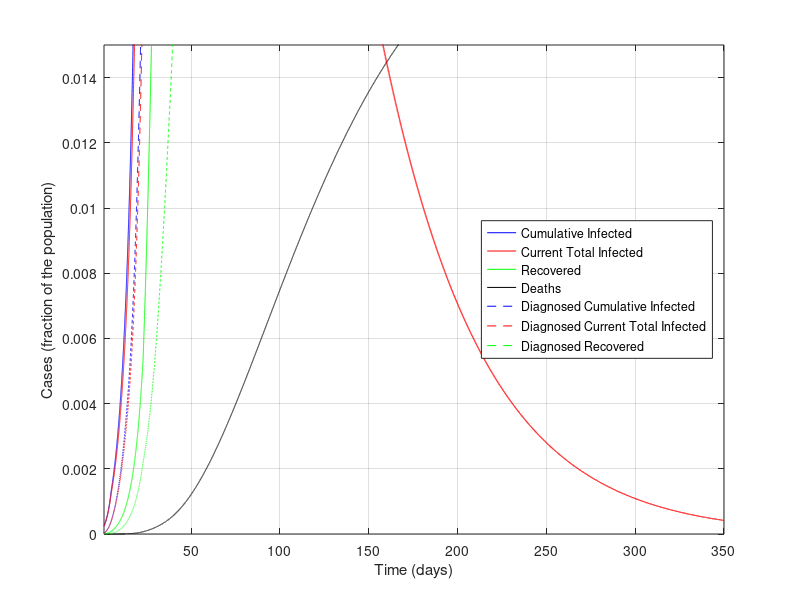
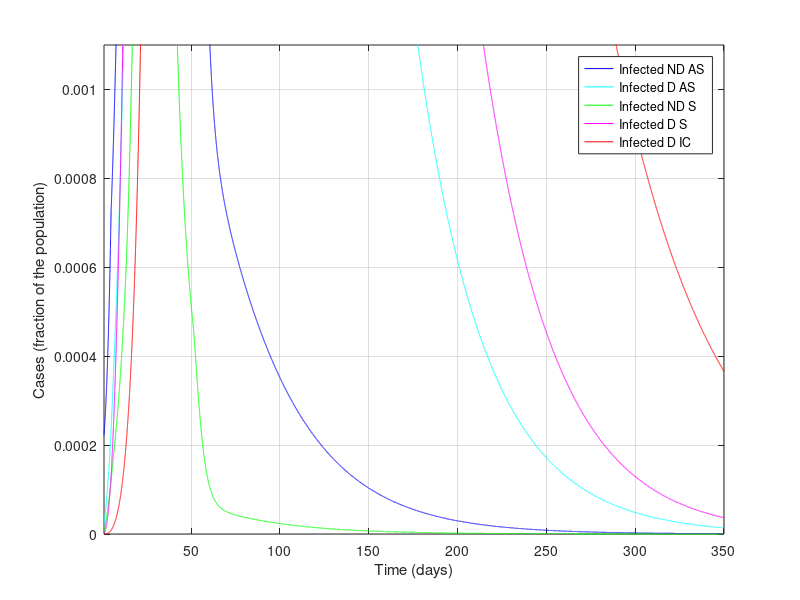

Write MATLAB code to recreate these figures, in order.
%%%%%%%%%%%%%%%%%%%%%%%%%%%%%%%%%%%%%%%%
%%%%%%%%%%%%%%%%%%%%%%%%%%%%%%%%%%%%%%%%
% MATLAB Code for epidemic simulations with the SIDARTHE model in the work
%
% Modelling the COVID-19 epidemic and implementation of population-wide interventions in Italy
% by Giulia Giordano, Franco Blanchini, Raffaele Bruno, Patrizio Colaneri, Alessandro Di Filippo, Angela Di Matteo, Marta Colaneri
%
% Giulia Giordano, April 5, 2020
% Contact: giulia.giordano@unitn.it
%%%%%%%%%%%%%%%%%%%%%%%%%%%%%%%%%%%%%%%%
%%%%%%%%%%%%%%%%%%%%%%%%%%%%%%%%%%%%%%%%

clear all
close all
clc

%%%%%%%%%%%%%%%%%%%%%%%%%%%%%%%%%%%%%%%%
% DATA
%%%%%%%%%%%%%%%%%%%%%%%%%%%%%%%%%%%%%%%%

% Pernambuco population
popolazione=9e5;

%%%%%%%%%%%%%%%%%%%%%%%%%%%%%%%%%%%%%%%%
% PARAMETERS
%%%%%%%%%%%%%%%%%%%%%%%%%%%%%%%%%%%%%%%%

% Simulation horizon: CAN BE MODIFIED AT ONE'S WILL
Orizzonte = 350;

% Plot yes/no: SET TO 1 IF PDF FIGURES MUST BE GENERATED, 0 OTHERWISE
plotPDF = 0;

% Time-step for Euler discretisation of the continuous-time system
step=0.01;

% Transmission rate due to contacts with UNDETECTED asymptomatic infected
alfa=0.57;
% Transmission rate due to contacts with DETECTED asymptomatic infected
beta=0.0114;
% Transmission rate due to contacts with UNDETECTED symptomatic infected
gamma=0.456;
% Transmission rate due to contacts with DETECTED symptomatic infected
delta=0.0114;

% Detection rate for ASYMPTOMATIC
epsilon=0.171;
% Detection rate for SYMPTOMATIC
theta=0.3705;

% Worsening rate: UNDETECTED asymptomatic infected becomes symptomatic
zeta=0.1254;
% Worsening rate: DETECTED asymptomatic infected becomes symptomatic
eta=0.1254;

% Worsening rate: UNDETECTED symptomatic infected develop life-threatening
% symptoms
mu=0.0171;
% Worsening rate: DETECTED symptomatic infected develop life-threatening
% symptoms
nu=0.0274;

% Mortality rate for infected with life-threatening symptoms
tau=0.01;

% Recovery rate for undetected asymptomatic infected
lambda=0.0342;
% Recovery rate for detected asymptomatic infected
rho=0.0342;
% Recovery rate for undetected symptomatic infected
kappa=0.0171;
% Recovery rate for detected symptomatic infected
xi=0.0171;
% Recovery rate for life-threatened symptomatic infected
sigma=0.0171;

% Rate of loss of immunity
ki=0;

%%%%%%%%%%%%%%%%%%%%%%%%%%%%%%%%%%%%%%%%
% DEFINITIONS
%%%%%%%%%%%%%%%%%%%%%%%%%%%%%%%%%%%%%%%%

% Parameters
r1=epsilon+zeta+lambda;
r2=eta+rho;
r3=theta+mu+kappa;
r4=nu+xi;
r5=sigma+tau;

% Initial R0
R0_iniziale=alfa/r1+beta*epsilon/(r1*r2)+gamma*zeta/(r1*r3)+delta*eta*epsilon/(r1*r2*r4)+delta*zeta*theta/(r1*r3*r4)

% Time horizon
t=1:step:Orizzonte;

% Vectors for time evolution of variables
S=zeros(1,length(t));
I=zeros(1,length(t));
D=zeros(1,length(t));
A=zeros(1,length(t));
R=zeros(1,length(t));
T=zeros(1,length(t));
H=zeros(1,length(t));
H_diagnosticati=zeros(1,length(t)); % DIAGNOSED recovered only!
E=zeros(1,length(t));

% Vectors for time evolution of actual/perceived Case Fatality Rate
M=zeros(1,length(t));
P=zeros(1,length(t));

%%%%%%%%%%%%%%%%%%%%%%%%%%%%%%%%%%%%%%%%
% INITIAL CONDITIONS
%%%%%%%%%%%%%%%%%%%%%%%%%%%%%%%%%%%%%%%%

I(1)=200/popolazione;
D(1)=20/popolazione;
A(1)=1/popolazione;
R(1)=2/popolazione;
T(1)=0.00;
H(1)=0.00;
E(1)=0.00;
S(1)=1-I(1)-D(1)-A(1)-R(1)-T(1)-H(1)-E(1);

H_diagnosticati(1) = 0.00; % DIAGNOSED recovered only
Infetti_reali(1)=I(1)+D(1)+A(1)+R(1)+T(1); % Actual currently infected

M(1)=0;
P(1)=0;

% Whole state vector
x=[S(1);I(1);D(1);A(1);R(1);T(1);H(1);E(1);H_diagnosticati(1);Infetti_reali(1)];

%%%%%%%%%%%%%%%%%%%%%%%%%%%%%%%%%%%%%%%%
% SIMULATION
%%%%%%%%%%%%%%%%%%%%%%%%%%%%%%%%%%%%%%%%

% "Control" binary variables to compute the new R0 every time a policy has
% changed the parameters
plottato = 0;
plottato1 = 0;
plottato_bis = 0;
plottato_tris = 0;
plottato_quat = 0;
plottato_fin = 0;

for i=2:length(t)

    if (i>4/step) % Basic social distancing (awareness, schools closed)
        alfa=0.4218;
        gamma=0.285;
        beta = 0.0057;
        delta=0.0057;
        if plottato == 0 % Compute the new R0
            r1=epsilon+zeta+lambda;
            r2=eta+rho;
            r3=theta+mu+kappa;
            r4=nu+xi;
            r5=sigma+tau;
            R0_primemisure=alfa/r1+beta*epsilon/(r1*r2)+gamma*zeta/(r1*r3)+delta*eta*epsilon/(r1*r2*r4)+delta*zeta*theta/(r1*r3*r4)
            plottato = 1;
        end
    end

    if (i>12/step)
        % Screening limited to / focused on symptomatic subjects
        epsilon=0.1425;
        if plottato1 == 0
            r1=epsilon+zeta+lambda;
            r2=eta+rho;
            r3=theta+mu+kappa;
            r4=nu+xi;
            r5=sigma+tau;
            R0_primemisureeps=alfa/r1+beta*epsilon/(r1*r2)+gamma*zeta/(r1*r3)+delta*eta*epsilon/(r1*r2*r4)+delta*zeta*theta/(r1*r3*r4)
            plottato1 = 1;
        end
    end

    if (i>22/step) % Social distancing: lockdown, mild effect

        alfa=0.36;
        beta=0.005;
        gamma=0.2;
        delta=0.005;

        mu = 0.008;
        nu = 0.015;

        zeta=0.034;
        eta=0.034;

        lambda=0.08;
        rho=0.0171;
        kappa=0.0171;
        xi=0.0171;
        sigma=0.0171;

        if plottato_bis == 0 % Compute the new R0
            r1=epsilon+zeta+lambda;
            r2=eta+rho;
            r3=theta+mu+kappa;
            r4=nu+xi;
            r5=sigma+tau;
            R0_secondemisure=(alfa*r2*r3*r4+epsilon*beta*r3*r4+gamma*zeta*r2*r4+delta*eta*epsilon*r3+delta*zeta*theta*r2)/(r1*r2*r3*r4)
            plottato_bis = 1;
        end
    end

    if (i>28/step) % Social distancing: lockdown, strong effect

        alfa=0.21;
        gamma=0.11;

        if plottato_tris == 0 % Compute the new R0
            r1=epsilon+zeta+lambda;
            r2=eta+rho;
            r3=theta+mu+kappa;
            r4=nu+xi;
            r5=sigma+tau;
            R0_terzemisure=(alfa*r2*r3*r4+epsilon*beta*r3*r4+gamma*zeta*r2*r4+delta*eta*epsilon*r3+delta*zeta*theta*r2)/(r1*r2*r3*r4)
            plottato_tris = 1;
        end
    end


    if (i>38/step) % Broader diagnosis campaign

        epsilon = 0.2;
        rho=0.02;
        kappa=0.02;
        xi=0.02;
        sigma=0.01;

        zeta=0.025;
        eta=0.025;

        if plottato_quat == 0 % Compute the new R0
            r1=epsilon+zeta+lambda;
            r2=eta+rho;
            r3=theta+mu+kappa;
            r4=nu+xi;
            r5=sigma+tau;
            R0_quartemisure=(alfa*r2*r3*r4+epsilon*beta*r3*r4+gamma*zeta*r2*r4+delta*eta*epsilon*r3+delta*zeta*theta*r2)/(r1*r2*r3*r4)
            plottato_quat = 1;
        end
    end

    % OUTLOOK: to EXPLORE POSSIBLE SCENARIOS,
    % change the parameters (after 50 days)
    if (i>50/step)

        alfa=0.2100*1;
        beta=0.0050*1;
        gamma=0.1100*1;
        delta=0.0050*1;

        epsilon= 0.2000*2;
        theta = 0.3705*1;

        zeta = 0.0250*1;
        eta  = 0.0250*1;

        mu  = 0.008*1;
        nu   = 0.0150*1;

        tau   = 0.0100*1;

        lambda   = 0.0800*1;
        rho  = 0.0200*1;
        kappa  = 0.0200*1;
        xi  = 0.0200*1;
        sigma = 0.0100*1;

        ki=0;

        if plottato_fin == 0 % Compute the new R0
            r1=epsilon+zeta+lambda;
            r2=eta+rho;
            r3=theta+mu+kappa;
            r4=nu+xi;
            r5=sigma+tau;
            R0_final=(alfa*r2*r3*r4+epsilon*beta*r3*r4+gamma*zeta*r2*r4+delta*eta*epsilon*r3+delta*zeta*theta*r2)/(r1*r2*r3*r4)
            plottato_fin = 1;
        end

    end

    % Compute the system evolution

    B=[-alfa*x(2)-beta*x(3)-gamma*x(4)-delta*x(5) 0 0 0 0 0 ki 0 0 0;
        alfa*x(2)+beta*x(3)+gamma*x(4)+delta*x(5) -(epsilon+zeta+lambda) 0 0 0 0 0 0 0 0;
        0 epsilon  -(eta+rho) 0 0 0 0 0 0 0;
        0 zeta 0 -(theta+mu+kappa) 0 0 0 0 0 0;
        0 0 eta theta -(nu+xi) 0 0 0 0 0;
        0 0 0 mu nu  -(sigma+tau) 0 0 0 0;
        0 lambda rho kappa xi sigma -ki 0 0 0;
        0 0 0 0 0 tau 0 0 0 0;
        0 0 rho 0 xi sigma 0 0 0 0;
        alfa*x(2)+beta*x(3)+gamma*x(4)+delta*x(5) 0 0 0 0 0 0 0 0 0];
    x=x+B*x*step;

    % Update variables

    S(i)=x(1);
    I(i)=x(2);
    D(i)=x(3);
    A(i)=x(4);
    R(i)=x(5);
    T(i)=x(6);
    H(i)=x(7);
    E(i)=x(8);

    H_diagnosticati(i)=x(9);
    Infetti_reali(i)=x(10);

    % Update Case Fatality Rate

    M(i)=E(i)/(S(1)-S(i));
    P(i)=E(i)/((epsilon*r3+(theta+mu)*zeta)*(I(1)+S(1)-I(i)-S(i))/(r1*r3)+(theta+mu)*(A(1)-A(i))/r3);

end

%%%%%%%%%%%%%%%%%%%%%%%%%%%%%%%%%%%%%%%%
% FINAL VALUES
%%%%%%%%%%%%%%%%%%%%%%%%%%%%%%%%%%%%%%%%

% Variables
Sbar=S(length(t));
Ibar=I(length(t));
Dbar=D(length(t));
Abar=A(length(t));
Rbar=R(length(t));
Tbar=T(length(t));
Hbar=H(length(t));
Ebar=E(length(t));

% Case fatality rate
Mbar=M(length(t));
Pbar=P(length(t));

% Case fatality rate from formulas
Mbar1=Ebar/(S(1)-Sbar);
Pbar1=Ebar/((epsilon*r3+(theta+mu)*zeta)*(I(1)+S(1)-Sbar-Ibar)/(r1*r3)+(theta+mu)*(A(1)-Abar)/r3);

%%%%%%%%%%%%%%%%%%%%%%%%%%%%%%%%%%%%%%%%
% FIGURES
%%%%%%%%%%%%%%%%%%%%%%%%%%%%%%%%%%%%%%%%

figure
plot(t,Infetti_reali,'b',t,I+D+A+R+T,'r',t,H,'g',t,E,'k')
hold on
plot(t,D+R+T+E+H_diagnosticati,'--b',t,D+R+T,'--r',t,H_diagnosticati,'--g')
xlim([t(1) t(end)])
ylim([0 0.015])
%title('Actual vs. Diagnosed Epidemic Evolution')
xlabel('Time (days)')
ylabel('Cases (fraction of the population)')
legend({'Cumulative Infected','Current Total Infected', 'Recovered', 'Deaths','Diagnosed Cumulative Infected','Diagnosed Current Total Infected', 'Diagnosed Recovered'},'Location','east')
grid

if plotPDF==1
    set(gcf, 'PaperUnits', 'centimeters');
    set(gcf, 'PaperPosition', [0 0 24 16]);
    set(gcf, 'PaperSize', [24 16]); % dimension on x axis and y axis resp.
    print(gcf,'-dpdf', ['PanoramicaEpidemiaRealevsPercepita.pdf'])
end
%

figure
plot(t,I,'b',t,D,'c',t,A,'g',t,R,'m',t,T,'r')
xlim([t(1) t(end)])
ylim([0 1.1e-3])
%title('Infected, different stages, Diagnosed vs. Non Diagnosed')
xlabel('Time (days)')
ylabel('Cases (fraction of the population)')
legend({'Infected ND AS', 'Infected D AS', 'Infected ND S', 'Infected D S', 'Infected D IC'},'Location','northeast')
grid

if plotPDF==1
    set(gcf, 'PaperUnits', 'centimeters');
    set(gcf, 'PaperPosition', [0 0 24 16]);
    set(gcf, 'PaperSize', [24 16]); % dimension on x axis and y axis resp.
    print(gcf,'-dpdf', ['SuddivisioneInfetti.pdf'])
end
